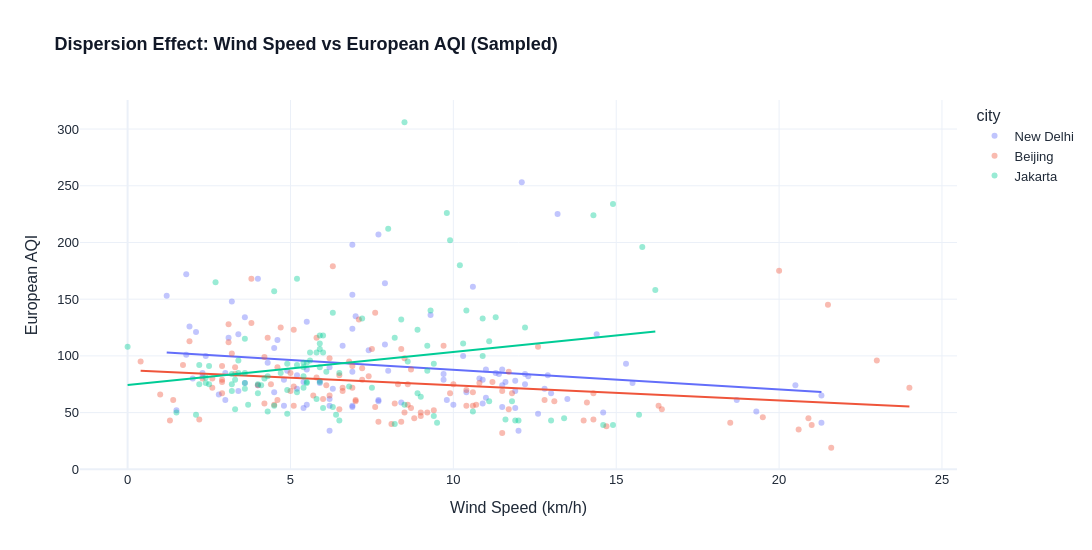

Notebook code for this chart:
### Code cell
# 3. Correlation Scatter: Wind Dispersion vs AQI for High-Pollution Cities
sql_scatter = """
SELECT 
    city,
    wind_speed_10m,
    european_aqi
FROM weather_data
WHERE pm2_5 IS NOT NULL 
  AND city IN ('New Delhi', 'Beijing', 'Jakarta')
USING SAMPLE 5000 
"""
df_scatter = duckdb.sql(sql_scatter).df()

fig_scatter = px.scatter(
    df_scatter,
    x="wind_speed_10m",
    y="european_aqi",
    color="city",
    opacity=0.4,
    trendline="ols",
    title="<b>Dispersion Effect: Wind Speed vs European AQI (Sampled)</b>",
    labels={"wind_speed_10m": "Wind Speed (km/h)", "european_aqi": "European AQI"}
)

fig_scatter.update_layout(
    template="plotly_white",
    width=1100,
    height=550,
    font=dict(family="Arial, sans-serif", size=13, color="#1f2937"),
    title_font=dict(size=18, color="#111827")
)

fig_scatter.show(config=config)
